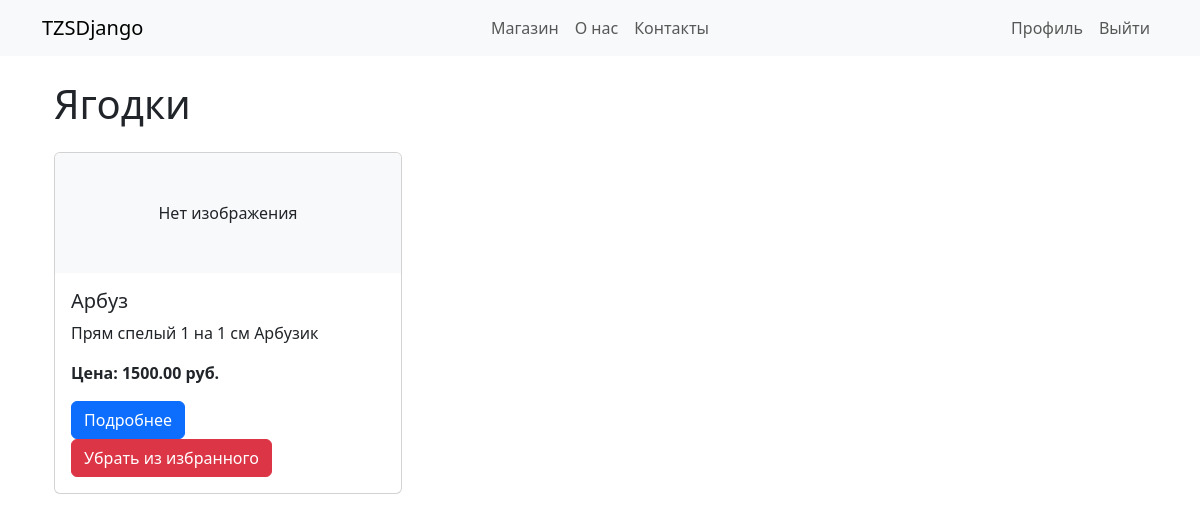
/category/2/ (signed in), run on the app's committed database.
### Store/models.py (models this page shows, shortened)
class Category(models.Model):
    name = models.CharField(max_length=255)

class Product(models.Model):
    category = models.ForeignKey(
        Category, on_delete=models.SET_NULL, null=True, blank=True
    )
    name = models.CharField(max_length=255)
    description = models.TextField()
    price = models.DecimalField(max_digits=10, decimal_places=2)
    image = models.ImageField(upload_to='products/', null=True, blank=True)

### Store/views.py (the view)
# urls.py: path('category/<int:category_id>/', CategoryProductsView, name='category_products'),# Список товаров по категории
def CategoryProductsView(request, category_id):
    category = get_object_or_404(Category, id=category_id)
    products = Product.objects.filter(category=category)
    context = {
        'category': category,
        'products': products
    }
    return render(request, 'category_products.html', context)

### Store/templates/category_products.html (shortened to what this page needs)
{% extends 'base.html' %}
{% block content %}
    <div class="container">
        <h1 class="mb-4">{{ category.name }}</h1>
        {% if products %}
            <div class="row row-cols-1 row-cols-md-3 g-4">
                {% for product in products %}
                    <div class="col">
                        <div class="card h-100">
                            {% if product.image %}
                                <img src="{{ product.image.url }}" class="card-img-top" alt="{{ product.name }}">
                            {% else %}
                                <div class="card-img-top bg-light text-center py-5">Нет изображения</div>
                            {% endif %}
                            <div class="card-body">
                                <h5 class="card-title">{{ product.name }}</h5>
                                {% if product.description %}
                                    <p class="card-text">{{ product.description|truncatewords:20 }}</p>
                                {% endif %}
                                <p class="card-text"><strong>Цена: {{ product.price }} руб.</strong></p>
                                <a href="{% url 'product_detail' product.id %}" class="btn btn-primary">Подробнее</a>
                                {% if request.user.is_authenticated %}
                                    <form action="{% url 'toggle_favorite' product.id %}" method="post">
                                        {% if product in request.user.favorites.all %}
                                            <button type="submit" class="btn btn-danger">Убрать из избранного</button>
                                        {% else %}
                                            <button type="submit" class="btn btn-outline-primary">В избранное</button>
                                        {% endif %}
                                    </form>
                                {% endif %}
                            </div>
                        </div>
                    </div>
                {% endfor %}
            </div>
        {% else %}
            <p>В данной категории пока нет товаров.</p>
        {% endif %}
    </div>
{% endblock %}

### data on the page
Category: name "Ягодки"
Product: image "Нет изображения", name "Арбуз", description "Прям спелый 1 на 1 см Арбузик", price "1500.00", shows "Убрать из избранного"
